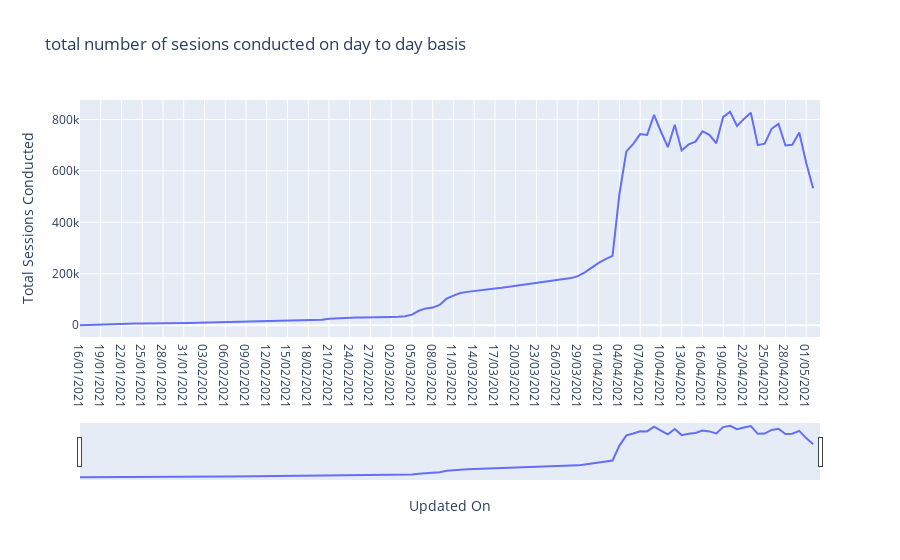

Notebook source saved alongside this figure:
### Code cell
fig = px.line(kar, x='Updated On', y='Total Sessions Conducted', title='total number of sesions conducted on day to day basis')
fig.update_xaxes(rangeslider_visible=True)
